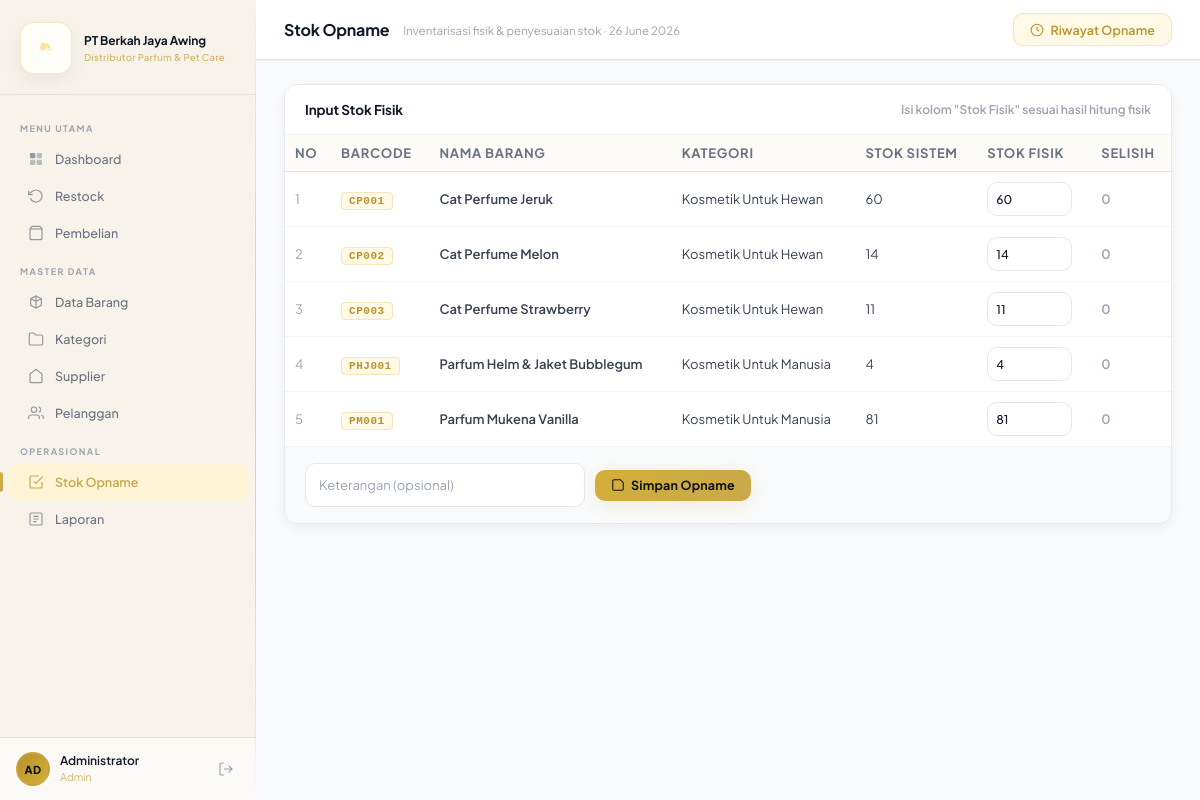
The page /stock_opname.php (signed in) on the database its author committed.
### tables this page shows
CREATE TABLE `barang` (
  `id` int(11) NOT NULL,
  `nama_barang` varchar(100) DEFAULT NULL,
  `barcode` varchar(50) DEFAULT NULL,
  `id_kategori` int(11) DEFAULT NULL,
  `id_supplier` int(11) DEFAULT NULL,
  `harga_beli` int(11) DEFAULT 0,
  `harga_jual` int(11) DEFAULT 0,
  `stok` int(11) DEFAULT 0,
  `min_stok` int(11) DEFAULT 5,
  `created_at` timestamp NOT NULL DEFAULT current_timestamp(),
  `updated_at` timestamp NULL DEFAULT current_timestamp() ON UPDATE current_timestamp(),
  `gambar` varchar(100) DEFAULT 'default.jpg'
);

CREATE TABLE `kategori` (
  `id` int(11) NOT NULL,
  `nama` varchar(100) NOT NULL,
  `deskripsi` varchar(255) DEFAULT NULL,
  `created_at` timestamp NOT NULL DEFAULT current_timestamp()
);

### stock_opname.php (the view, shortened to what this page needs)
<?php
require_once 'koneksi.php';
$data = mysqli_query(
    $conn,
    "SELECT barang.*, kategori.nama AS kategori
     FROM barang
     LEFT JOIN kategori ON barang.id_kategori = kategori.id
     ORDER BY barang.nama_barang ASC"
);
?>
<!DOCTYPE html>
<html lang="id">
<head>
  <link rel="stylesheet" href="css/style.css?v=20"/>
</head>
<body>
<div class="app">
  <?php include 'sidebar.php'; ?>
  <div class="main">
    <div class="topbar">
      <div class="topbar-left">
        <h2>Stok Opname</h2>
        <p>Inventarisasi fisik & penyesuaian stok · <?= date('d F Y') ?></p>
      </div>
<div class="topbar-actions">
    <a href="riwayat_opname.php" class="tb-btn outline-gold">
        <svg width="14" height="14" fill="none" viewBox="0 0 24 24">
            <circle cx="12" cy="12" r="10"
                    stroke="currentColor"
                    stroke-width="1.8"/>
            <polyline points="12 6 12 12 16 14"
                      stroke="currentColor"
                      stroke-width="1.8"/>
        </svg>
        Riwayat Opname
    </a>
</div>
    </div>
    <div class="content">
      <div class="card">
        <div class="card-header">
          <span class="card-title">Input Stok Fisik</span>
          <span class="card-link text-muted">Isi kolom "Stok Fisik" sesuai hasil hitung fisik</span>
        </div>
        <form method="POST">
          <div class="table-scroll">
            <table>
              <thead>
                <tr>
                  <th>No</th>
                  <th>Barcode</th>
                  <th>Nama Barang</th>
                  <th>Kategori</th>
                  <th>Stok Sistem</th>
                  <th>Stok Fisik</th>
                  <th>Selisih</th>
                </tr>
              </thead>
              <tbody id="opname-body">
                <?php $no=1; while($r=mysqli_fetch_assoc($data)): ?>
                <tr>
                  <td class="text-muted"><?= $no++ ?></td>
                  <td><span class="barcode-tag"><?= htmlspecialchars($r['barcode']) ?></span></td>
                  <td class="fw-600"><?= htmlspecialchars($r['nama_barang']) ?></td>
                  <td><?= htmlspecialchars($r['kategori'] ?? '-') ?></td>
                  <td class="stok-sistem" data-stok="<?= $r['stok'] ?>"><?= $r['stok'] ?></td>
                  <td>
                    <input type="number"
                                name="stok_fisik[<?= $r['id'] ?>]"
                                class="form-input stok-fisik input-opname"
                                min="0"
                                value="<?= $r['stok'] ?>"
                                oninput="hitungSelisih(this)">
                  </td>
                  <td class="selisih fw-600 selisih-default">0</td>
                </tr>
                <?php endwhile; ?>
              </tbody>
            </table>
          </div>
          <div class="opname-actions">
            <input type="text"
                        name="keterangan"
                        class="form-input input-keterangan"
                        placeholder="Keterangan (opsional)">
            <button type="submit" name="simpan" class="tb-btn primary">
              <svg width="14" height="14" fill="none" viewBox="0 0 24 24">
                <path d="M19 21H5a2 2 0 01-2-2V5a2 2 0 012-2h11l5 5v11a2 2 0 01-2 2z"
                      stroke="currentColor" stroke-width="1.8" fill="none"/>
              </svg>
              Simpan Opname
            </button>
          </div>
        </form>
      </div>
    </div>
  </div>
</div>
</body>
</html>

### rows shown on the page
barang: barcode "CP001", nama_barang "Cat Perfume Jeruk", id_kategori.nama "Kosmetik Untuk Hewan", stok "60"
barang: barcode "CP002", nama_barang "Cat Perfume Melon", id_kategori.nama "Kosmetik Untuk Hewan", stok "14"
barang: barcode "CP003", nama_barang "Cat Perfume Strawberry", id_kategori.nama "Kosmetik Untuk Hewan", stok "11"
barang: barcode "PHJ001", nama_barang "Parfum Helm & Jaket Bubblegum", id_kategori.nama "Kosmetik Untuk Manusia", stok "4"
barang: barcode "PM001", nama_barang "Parfum Mukena Vanilla", id_kategori.nama "Kosmetik Untuk Manusia", stok "81"

### other values the page prints
substr($nama, 0, 2) "AD"
$nama "Administrator"
$role "Admin"
